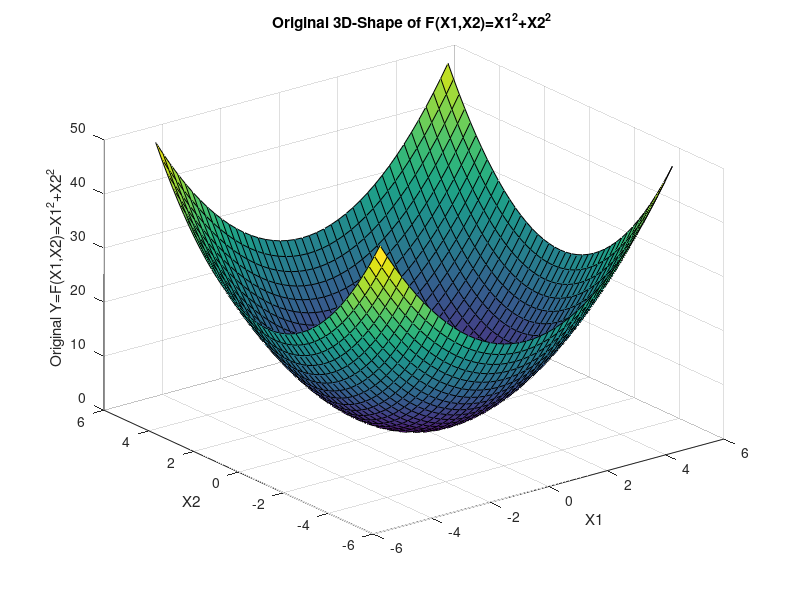

MATLAB code for this plot: (Note: this script raises an error after producing the figure.)


%%%%%%%%%%%%%% @copy by sobhan siamak


%%
clc;
clear ;
close all;

%X1=linspace(-5,5,41);
%X2=linspace(-5,5,41);
X1=[-5:0.25:5];
X2=[-5:0.25:5];


n=size(X1,2);
m=size(X2,2);
fuzzysetnumbers=7;

xmin=-5;
xmax=5;
ymin=0;
ymax=50;
pointx=41;
pointy=1681;
RBpoint=1681;
stepx=(xmax-xmin)/(fuzzysetnumbers-1);
stpx=0.25;
%stepx=1.666666;%because matlab calculate to 4 digit float

stepy=(ymax-ymin)/(fuzzysetnumbers-1);
%stepy=8.33333;%because matlab calculate to 4 digit float

Y=zeros(n,m);
for i=1:n
    for j=1:m
        Y(i,j)=X1(i).^2+X2(j).^2;
    end
end
surf(X1,X2,Y);
xlabel('X1');
ylabel('X2');
zlabel('Original Y=F(X1,X2)=X1^2+X2^2');
title('Original 3D-Shape of F(X1,X2)=X1^2+X2^2 ');


Fcentx=[xmin:stepx:xmax];
Fcenty=[ymin:stepy:ymax];

%RuleBase=cell(1,RBpoint);%RBpoint is the number of Rules or 1681 
RuleBase=zeros(RBpoint,4);%RBpoint is the number of Rules or 1681 
% attension that 4th Dimension is Firing Degree
index=0;% is the index of RuleBase Matrix
for x1=xmin:stpx:xmax
     for x2=xmin:stpx:xmax
        index=index+1;
 %%       %%%%%%%Fuzzysets on X1
        if(x1==xmin)%Fuzzyset#1 and Fuzzyset#2
            mu1=TriFuzzySetX(Fcentx(1)-stepx,Fcentx(1),Fcentx(1)+stepx,x1);
            mu2=TriFuzzySetX(Fcentx(2)-stepx,Fcentx(2),Fcentx(2)+stepx,x1);
            if(mu1>mu2)
                mux1=mu1;
                RuleBase(index,1)=1;
            end
            if(mu2>mu1)
                mux1=mu2;
                RuleBase(index,1)=2;
            end
        end%%%%%%%%%%%%%
        if(x1>xmin && x1<xmin+stepx)%Fuzzyset#1 and Fuzzyset#2
            mu1=TriFuzzySetX(Fcentx(1)-stepx,Fcentx(1),Fcentx(1)+stepx,x1);
            mu2=TriFuzzySetX(Fcentx(2)-stepx,Fcentx(2),Fcentx(2)+stepx,x1);
            if(mu1>mu2)
                mux1=mu1;
                RuleBase(index,1)=1;
            end
            if(mu2>mu1)
                mux1=mu2;
                RuleBase(index,1)=2;
            end
        end
        if(x1==xmin+stepx)%Fuzzyset#1,Fuzzyset#2 and Fuzzyset#3
            mu1=TriFuzzySetX(Fcentx(1)-stepx,Fcentx(1),Fcentx(1)+stepx,x1);
            mu2=TriFuzzySetX(Fcentx(2)-stepx,Fcentx(2),Fcentx(2)+stepx,x1);
            mu3=TriFuzzySetX(Fcentx(3)-stepx,Fcentx(3),Fcentx(3)+stepx,x1);
            mx=mu1;
            if(mu2>mx)
                mx=mu2;
            end
            if(mu3>mx)
                mx=mu3;
            end
            if(mx==mu1)
                mux1=mu1;
                RuleBase(index,1)=1;
            end
            if(mx==mu2)
                mux1=mu2;
                RuleBase(index,1)=2;
            end
            if(mx==mu3)
                mux1=mu3;
                RuleBase(index,1)=3;
            end
            
            
        end
        if(x1>xmin+stepx && x1<xmin+2*stepx)%Fuzzyset#2 and Fuzzyset#3
            mu2=TriFuzzySetX(Fcentx(2)-stepx,Fcentx(2),Fcentx(2)+stepx,x1);
            mu3=TriFuzzySetX(Fcentx(3)-stepx,Fcentx(3),Fcentx(3)+stepx,x1);
            if(mu2>mu3)
                mux1=mu2;
                RuleBase(index,1)=2;
            end
            if(mu3>mu2)
                mux1=mu3;
                RuleBase(index,1)=3;
            end
            
        end
        if(x1==xmin+2*stepx)%Fuzzyset#2,Fuzzyset#3 and Fuzzyset#4
            mu2=TriFuzzySetX(Fcentx(2)-stepx,Fcentx(2),Fcentx(2)+stepx,x1);
            mu3=TriFuzzySetX(Fcentx(3)-stepx,Fcentx(3),Fcentx(3)+stepx,x1);
            mu4=TriFuzzySetX(Fcentx(4)-stepx,Fcentx(4),Fcentx(4)+stepx,x1);
            mx=mu2;
            if(mu3>mx)
                mx=mu3;
            end
            if(mu4>mx)
                mx=mu4;
            end
            if(mx==mu2)
                mux1=mu2;
                RuleBase(index,1)=2;
            end
            if(mx==mu3)
                mux1=mu3;
                RuleBase(index,1)=3;
            end
            if(mx==mu4)
                mux1=mu4;
                RuleBase(index,1)=4;
            end
            
        end  %%%%%%%%%%
        if(x1>xmin+2*stepx && x1<xmin+3*stepx)%Fuzzyset#3 and Fuzzyset#4
            mu3=TriFuzzySetX(Fcentx(3)-stepx,Fcentx(3),Fcentx(3)+stepx,x1);
            mu4=TriFuzzySetX(Fcentx(4)-stepx,Fcentx(4),Fcentx(4)+stepx,x1);
            if(mu3>mu4)
                mux1=mu3;
                RuleBase(index,1)=3;
            end
            if(mu4>mu3)
                mux1=mu4;
                RuleBase(index,1)=4;
            end
        end %%%%%%%%%%
        if(x1==xmin+3*stepx)%Fuzzyset#3,Fuzzyset#4 and Fuzzyset#5
            mu3=TriFuzzySetX(Fcentx(3)-stepx,Fcentx(3),Fcentx(3)+stepx,x1);
            mu4=TriFuzzySetX(Fcentx(4)-stepx,Fcentx(4),Fcentx(4)+stepx,x1);
            mu5=TriFuzzySetX(Fcentx(5)-stepx,Fcentx(5),Fcentx(5)+stepx,x1);
            mx=mu3;
            if(mu4>mx)
                mx=mu4;
            end
            if(mu5>mx)
                mx=mu5;
            end
            if(mx==mu3)
                mux1=mu3;
                RuleBase(index,1)=3;
            end
            if(mx==mu4)
                mux1=mu4;
                RuleBase(index,1)=4;
            end
            if(mx==mu5)
                mux1=mu5;
                RuleBase(index,1)=5;
            end
        end  %%%%%%%%%%%%
        if(x1>xmin+3*stepx && x1<xmin+4*stepx)%Fuzzyset#4 and Fuzzyset#5
            mu4=TriFuzzySetX(Fcentx(4)-stepx,Fcentx(4),Fcentx(4)+stepx,x1);
            mu5=TriFuzzySetX(Fcentx(5)-stepx,Fcentx(5),Fcentx(5)+stepx,x1);
            if(mu4>mu5)
                mux1=mu4;
                RuleBase(index,1)=4;
            end
            if(mu5>mu4)
                mux1=mu5;
                RuleBase(index,1)=5;
            end
        end%%%%%%%%%%%%%%%%
        if(x1==xmin+4*stepx)%Fuzzyset#4,Fuzzyset#5 and Fuzzyset#6
            mu4=TriFuzzySetX(Fcentx(4)-stepx,Fcentx(4),Fcentx(4)+stepx,x1);
            mu5=TriFuzzySetX(Fcentx(5)-stepx,Fcentx(5),Fcentx(5)+stepx,x1);
            mu6=TriFuzzySetX(Fcentx(6)-stepx,Fcentx(6),Fcentx(6)+stepx,x1);
            mx=mu4;
            if(mu5>mx)
                mx=mu5;
            end
            if(mu6>mx)
                mx=mu6;
            end
            if(mx==mu4)
                mux1=mu4;
                RuleBase(index,1)=4;
            end
            if(mx==mu5)
                mux1=mu5;
                RuleBase(index,1)=5;
            end
            if(mx==mu6)
                mux1=mu6;
                RuleBase(index,1)=6;
            end
        end  %%%%%%%%%%%%%%%%
        if(x1>xmin+4*stepx && x1<xmin+5*stepx)%Fuzzyset#5 and Fuzzyset#6
            
            mu5=TriFuzzySetX(Fcentx(5)-stepx,Fcentx(5),Fcentx(5)+stepx,x1);
            mu6=TriFuzzySetX(Fcentx(6)-stepx,Fcentx(6),Fcentx(6)+stepx,x1);
            if(mu5>mu6)
                mux1=mu5;
                RuleBase(index,1)=5;
            end
            if(mu6>mu5)
                mux1=mu6;
                RuleBase(index,1)=6;
            end
            
        end  %%%%%%%%%%%%%%%%%%
        if(x1==xmin+5*stepx)%Fuzzyset#5, Fuzzyset#6 and Fuzzyset#7
            mu5=TriFuzzySetX(Fcentx(5)-stepx,Fcentx(5),Fcentx(5)+stepx,x1);
            mu6=TriFuzzySetX(Fcentx(6)-stepx,Fcentx(6),Fcentx(6)+stepx,x1);
            mu7=TriFuzzySetX(Fcentx(7)-stepx,Fcentx(7),Fcentx(7)+stepx,x1);
            mx=mu5;
            if(mu6>mx)
                mx=mu6;
            end
            if(mu7>mx)
                mx=mu7;
            end
            if(mx==mu5)
                mux1=mu5;
                RuleBase(index,1)=5;
            end
            if(mx==mu6)
                mux1=mu6;
                RuleBase(index,1)=6;
            end
            if(mx==mu7)
                mux1=mu7;
                RuleBase(index,1)=7;
            end
        end%%%%%%%%%%%%%%%%%
        if(x1>xmin+5*stepx && x1<xmin+6*stepx)%Fuzzyset#6 and Fuzzyset#7
            mu6=TriFuzzySetX(Fcentx(6)-stepx,Fcentx(6),Fcentx(6)+stepx,x1);
            mu7=TriFuzzySetX(Fcentx(7)-stepx,Fcentx(7),Fcentx(7)+stepx,x1);
            if(mu6>mu7)
                mux1=mu6;
                RuleBase(index,1)=6;
            end
            if(mu7>mu6)
                mux1=mu7;
                RuleBase(index,1)=7;
            end
        end  %%%%%%%%%%%%
        if(x1==xmin+6*stepx)%Fuzzyset#6 and Fuzzyset#7
            mu6=TriFuzzySetX(Fcentx(6)-stepx,Fcentx(6),Fcentx(6)+stepx,x1);
            mu7=TriFuzzySetX(Fcentx(7)-stepx,Fcentx(7),Fcentx(7)+stepx,x1);
            if(mu6>mu7)
                mux1=mu6;
                RuleBase(index,1)=6;
            end
            if(mu7>mu6)
                mux1=mu7;
                RuleBase(index,1)=7;
            end
        end
%%        %%%%%%Fuzzysets on X2
        if(x2==xmin)%Fuzzyset#1 and Fuzzyset#2
            mu1=TriFuzzySetX(Fcentx(1)-stepx,Fcentx(1),Fcentx(1)+stepx,x2);
            mu2=TriFuzzySetX(Fcentx(2)-stepx,Fcentx(2),Fcentx(2)+stepx,x2);
            if(mu1>mu2)
                mux2=mu1;
                RuleBase(index,2)=1;
            end
            if(mu2>mu1)
                mux2=mu2;
                RuleBase(index,2)=2;
            end
        end%%%%%%%%%%%%%%%
        if(x2>xmin && x2<xmin+stepx)%Fuzzyset#1 and Fuzzyset#2
            mu1=TriFuzzySetX(Fcentx(1)-stepx,Fcentx(1),Fcentx(1)+stepx,x2);
            mu2=TriFuzzySetX(Fcentx(2)-stepx,Fcentx(2),Fcentx(2)+stepx,x2);
            if(mu1>mu2)
                mux2=mu1;
                RuleBase(index,2)=1;
            end
            if(mu2>mu1)
                mux2=mu2;
                RuleBase(index,2)=2;
            end
        end%%%%%%%%%%%%%%%
        if(x2==xmin+stepx)%Fuzzyset#1,Fuzzyset#2 and Fuzzyset#3
            mu1=TriFuzzySetX(Fcentx(1)-stepx,Fcentx(1),Fcentx(1)+stepx,x2);
            mu2=TriFuzzySetX(Fcentx(2)-stepx,Fcentx(2),Fcentx(2)+stepx,x2);
            mu3=TriFuzzySetX(Fcentx(3)-stepx,Fcentx(3),Fcentx(3)+stepx,x2);
            mx=mu1;
            if(mu2>mx)
                mx=mu2;
            end
            if(mu3>mx)
                mx=mu3;
            end
            if(mx==mu1)
                mux2=mu1;
                RuleBase(index,2)=1;
            end
            if(mx==mu2)
                mux2=mu2;
                RuleBase(index,2)=2;
            end
            if(mx==mu3)
                mux2=mu3;
                RuleBase(index,2)=3;
            end
        end%%%%%%%%%%%%%%%%%%%%%
        if(x2>xmin+stepx && x2<xmin+2*stepx)%Fuzzyset#2 and Fuzzyset#3
            mu2=TriFuzzySetX(Fcentx(2)-stepx,Fcentx(2),Fcentx(2)+stepx,x2);
            mu3=TriFuzzySetX(Fcentx(3)-stepx,Fcentx(3),Fcentx(3)+stepx,x2);
            if(mu2>mu3)
                mux2=mu2;
                RuleBase(index,2)=2;
            end
            if(mu3>mu2)
                mux2=mu3;
                RuleBase(index,2)=3;
            end
            
            
        end%%%%%%%%%%%%%%%%%%
        if(x2==xmin+2*stepx)%Fuzzyset#2,Fuzzyset#3 and Fuzzyset#4
            mu2=TriFuzzySetX(Fcentx(2)-stepx,Fcentx(2),Fcentx(2)+stepx,x2);
            mu3=TriFuzzySetX(Fcentx(3)-stepx,Fcentx(3),Fcentx(3)+stepx,x2);
            mu4=TriFuzzySetX(Fcentx(4)-stepx,Fcentx(4),Fcentx(4)+stepx,x2);
            mx=mu2;
            if(mu3>mx)
                mx=mu3;
            end
            if(mu4>mx)
                mx=mu4;
            end
            if(mx==mu2)
                mux2=mu2;
                RuleBase(index,2)=2;
            end
            if(mx==mu3)
                mux2=mu3;
                RuleBase(index,2)=3;
            end
            if(mx==mu4)
                mux2=mu4;
                RuleBase(index,2)=4;
            end
            
        end %%%%%%%%%%%%%%%%
        if(x2>xmin+2*stepx && x2<xmin+3*stepx)%Fuzzyset#3 and Fuzzyset#4
            mu3=TriFuzzySetX(Fcentx(3)-stepx,Fcentx(3),Fcentx(3)+stepx,x2);
            mu4=TriFuzzySetX(Fcentx(4)-stepx,Fcentx(4),Fcentx(4)+stepx,x2);
            if(mu3>mu4)
                mux2=mu3;
                RuleBase(index,2)=3;
            end
            if(mu4>mu3)
                mux2=mu4;
                RuleBase(index,2)=4;
            end
        end%%%%%%%%%%%%%%
        if(x2==xmin+3*stepx)%Fuzzyset#3,Fuzzyset#4 and Fuzzyset#5
            mu3=TriFuzzySetX(Fcentx(3)-stepx,Fcentx(3),Fcentx(3)+stepx,x2);
            mu4=TriFuzzySetX(Fcentx(4)-stepx,Fcentx(4),Fcentx(4)+stepx,x2);
            mu5=TriFuzzySetX(Fcentx(5)-stepx,Fcentx(5),Fcentx(5)+stepx,x2);
            mx=mu3;
            if(mu4>mx)
                mx=mu4;
            end
            if(mu5>mx)
                mx=mu5;
            end
            if(mx==mu3)
                mux2=mu3;
                RuleBase(index,2)=3;
            end
            if(mx==mu4)
                mux2=mu4;
                RuleBase(index,2)=4;
            end
            if(mx==mu5)
                mux2=mu5;
                RuleBase(index,2)=5;
            end
        end %%%%%%%%%%%%%%%%%%%%%
        if(x2>xmin+3*stepx && x2<xmin+4*stepx)%Fuzzyset#4 and Fuzzyset#5
            mu4=TriFuzzySetX(Fcentx(4)-stepx,Fcentx(4),Fcentx(4)+stepx,x2);
            mu5=TriFuzzySetX(Fcentx(5)-stepx,Fcentx(5),Fcentx(5)+stepx,x2);
            if(mu4>mu5)
                mux2=mu4;
                RuleBase(index,2)=4;
            end
            if(mu5>mu4)
                mux2=mu5;
                RuleBase(index,2)=5;
            end
        end %%%%%%%%%%%%%%
        if(x2==xmin+4*stepx)%Fuzzyset#4,Fuzzyset#5 and Fuzzyset#6
            mu4=TriFuzzySetX(Fcentx(4)-stepx,Fcentx(4),Fcentx(4)+stepx,x2);
            mu5=TriFuzzySetX(Fcentx(5)-stepx,Fcentx(5),Fcentx(5)+stepx,x2);
            mu6=TriFuzzySetX(Fcentx(6)-stepx,Fcentx(6),Fcentx(6)+stepx,x2);
            mx=mu4;
            if(mu5>mx)
                mx=mu5;
            end
            if(mu6>mx)
                mx=mu6;
            end
            if(mx==mu4)
                mux2=mu4;
                RuleBase(index,2)=4;
            end
            if(mx==mu5)
                mux2=mu5;
                RuleBase(index,2)=5;
            end
            if(mx==mu6)
                mux2=mu6;
                RuleBase(index,2)=6;
            end
        end%%%%%%%%%%%%%%%%%%%%%
        if(x2>xmin+4*stepx && x2<xmin+5*stepx)%Fuzzyset#5 and Fuzzyset#6
            mu5=TriFuzzySetX(Fcentx(5)-stepx,Fcentx(5),Fcentx(5)+stepx,x2);
            mu6=TriFuzzySetX(Fcentx(6)-stepx,Fcentx(6),Fcentx(6)+stepx,x2);
            if(mu5>mu6)
                mux2=mu5;
                RuleBase(index,2)=5;
            end
            if(mu6>mu5)
                mux2=mu6;
                RuleBase(index,2)=6;
            end
        end%%%%%%%%%%%%%%%%%%%%%%%%
        if(x2==xmin+5*stepx)%Fuzzyset#5, Fuzzyset#6 and Fuzzyset#7
            mu5=TriFuzzySetX(Fcentx(5)-stepx,Fcentx(5),Fcentx(5)+stepx,x2);
            mu6=TriFuzzySetX(Fcentx(6)-stepx,Fcentx(6),Fcentx(6)+stepx,x2);
            mu7=TriFuzzySetX(Fcentx(7)-stepx,Fcentx(7),Fcentx(7)+stepx,x2);
            mx=mu5;
            if(mu6>mx)
                mx=mu6;
            end
            if(mu7>mx)
                mx=mu7;
            end
            if(mx==mu5)
                mux2=mu5;
                RuleBase(index,2)=5;
            end
            if(mx==mu6)
                mux2=mu6;
                RuleBase(index,2)=6;
            end
            if(mx==mu7)
                mux2=mu7;
                RuleBase(index,2)=7;
            end
        end%%%%%%%%%%%%%%%%%%
        if(x2>xmin+5*stepx && x2<xmin+6*stepx)%Fuzzyset#6 and Fuzzyset#7
            mu6=TriFuzzySetX(Fcentx(6)-stepx,Fcentx(6),Fcentx(6)+stepx,x2);
            mu7=TriFuzzySetX(Fcentx(7)-stepx,Fcentx(7),Fcentx(7)+stepx,x2);
            if(mu6>mu7)
                mux2=mu6;
                RuleBase(index,2)=6;
            end
            if(mu7>mu6)
                mux2=mu7;
                RuleBase(index,2)=7;
            end
        end%%%%%%%%%%%%%%%%%%%%%%
        if(x2==xmin+6*stepx)%Fuzzyset#6 and Fuzzyset#7
            mu6=TriFuzzySetX(Fcentx(6)-stepx,Fcentx(6),Fcentx(6)+stepx,x2);
            mu7=TriFuzzySetX(Fcentx(7)-stepx,Fcentx(7),Fcentx(7)+stepx,x2);
            if(mu6>mu7)
                mux2=mu6;
                RuleBase(index,2)=6;
            end
            if(mu7>mu6)
                mux2=mu7;
                RuleBase(index,2)=7;
            end
        end%%%%%%%%%%%%%%%
        
          y=x1^2+x2^2; 
%%        %%%%%%%%Fuzzysets on Y
        if(y==ymin)%Fuzzyset#1 and Fuzzyset#2
            mu1=TriFuzzySetY(Fcenty(1)-stepy,Fcenty(1),Fcenty(1)+stepy,y);
            mu2=TriFuzzySetY(Fcenty(2)-stepy,Fcenty(2),Fcenty(2)+stepy,y);
            if(mu1>mu2)
                muy=mu1;
                RuleBase(index,3)=1;
            end
            if(mu2>mu1)
                muy=mu2;
                RuleBase(index,3)=2;
            end
        end%%%%%%%%%%%%%%%%
        if(y>ymin && y<ymin+stepy)%Fuzzyset#1 and Fuzzyset#2
            mu1=TriFuzzySetY(Fcenty(1)-stepy,Fcenty(1),Fcenty(1)+stepy,y);
            mu2=TriFuzzySetY(Fcenty(2)-stepy,Fcenty(2),Fcenty(2)+stepy,y);
            if(mu1>mu2)
                muy=mu1;
                RuleBase(index,3)=1;
            end
            if(mu2>mu1)
                muy=mu2;
                RuleBase(index,3)=2;
            end
        end%%%%%%%%%%%%%%%%
        if(y==ymin+stepy)%Fuzzyset#1,Fuzzyset#2 and Fuzzyset#3
            mu1=TriFuzzySetY(Fcenty(1)-stepy,Fcenty(1),Fcenty(1)+stepy,y);
            mu2=TriFuzzySetY(Fcenty(2)-stepy,Fcenty(2),Fcenty(2)+stepy,y);
            mu3=TriFuzzySetY(Fcenty(3)-stepy,Fcenty(3),Fcenty(3)+stepy,y);
            mx=mu1;
            if(mu2>mx)
                mx=mu2;
            end
            if(mu3>mx)
                mx=mu3;
            end
            if(mx==mu1)
                muy=mu1;
                RuleBase(index,3)=1;
            end
            if(mx==mu2)
                muy=mu2;
                RuleBase(index,3)=2;
            end
            if(mx==mu3)
                muy=mu3;
                RuleBase(index,3)=3;
            end
            
        end%%%%%%%%%%%%%%%%%%%
        if(y>ymin+stepy && y<ymin+2*stepy)%Fuzzyset#2 and Fuzzyset#3
            mu2=TriFuzzySetY(Fcenty(2)-stepy,Fcenty(2),Fcenty(2)+stepy,y);
            mu3=TriFuzzySetY(Fcenty(3)-stepy,Fcenty(3),Fcenty(3)+stepy,y);
            if(mu2>mu3)
                muy=mu2;
                RuleBase(index,3)=2;
            end
            if(mu3>mu2)
                muy=mu3;
                RuleBase(index,3)=3;
            end
            
        end%%%%%%%%%%%%%%%%%
        if(y==ymin+2*stepy)%Fuzzyset#2,Fuzzyset#3 and Fuzzyset#4
            mu2=TriFuzzySetY(Fcenty(2)-stepy,Fcenty(2),Fcenty(2)+stepy,y);
            mu3=TriFuzzySetY(Fcenty(3)-stepy,Fcenty(3),Fcenty(3)+stepy,y);
            mu4=TriFuzzySetY(Fcenty(4)-stepy,Fcenty(4),Fcenty(4)+stepy,y);
            mx=mu2;
            if(mu3>mx)
                mx=mu3;
            end
            if(mu4>mx)
                mx=mu4;
            end
            if(mx==mu2)
                muy=mu2;
                RuleBase(index,3)=2;
            end
            if(mx==mu3)
                muy=mu3;
                RuleBase(index,3)=3;
            end
            if(mx==mu4)
                muy=mu4;
                RuleBase(index,3)=4;
            end
        end%%%%%%%%%%%%%%%%%%
        if(y>ymin+2*stepy && y<ymin+3*stepy)%Fuzzyset#3 and Fuzzyset#4
            mu3=TriFuzzySetY(Fcenty(3)-stepy,Fcenty(3),Fcenty(3)+stepy,y);
            mu4=TriFuzzySetY(Fcenty(4)-stepy,Fcenty(4),Fcenty(4)+stepy,y);
            if(mu3>mu4)
                muy=mu3;
                RuleBase(index,3)=3;
            end
            if(mu4>mu3)
                muy=mu4;
                RuleBase(index,3)=4;
            end
        end%%%%%%%%%%%%%%%%%%%
        if(y==ymin+3*stepy)%Fuzzyset#3,Fuzzyset#4 and Fuzzyset#5
            mu3=TriFuzzySetY(Fcenty(3)-stepy,Fcenty(3),Fcenty(3)+stepy,y);
            mu4=TriFuzzySetY(Fcenty(4)-stepy,Fcenty(4),Fcenty(4)+stepy,y);
            mu5=TriFuzzySetY(Fcenty(5)-stepy,Fcenty(5),Fcenty(5)+stepy,y);
            mx=mu3;
            if(mu4>mx)
                mx=mu4;
            end
            if(mu5>mx)
                mx=mu5;
            end
            if(mx==mu3)
                muy=mu3;
                RuleBase(index,3)=3;
            end
            if(mx==mu4)
                muy=mu4;
                RuleBase(index,3)=4;
            end
            if(mx==mu5)
                muy=mu5;
                RuleBase(index,3)=5;
            end
        end%%%%%%%%%%%%%%%%
        if(y>ymin+3*stepy && y<ymin+4*stepy)%Fuzzyset#4 and Fuzzyset#5
            mu4=TriFuzzySetY(Fcenty(4)-stepy,Fcenty(4),Fcenty(4)+stepy,y);
            mu5=TriFuzzySetY(Fcenty(5)-stepy,Fcenty(5),Fcenty(5)+stepy,y);
            if(mu4>mu5)
                muy=mu4;
                RuleBase(index,3)=4;
            end
            if(mu5>mu4)
                muy=mu5;
                RuleBase(index,3)=5;
            end
        end%%%%%%%%%%%%%%%%
        if(y==ymin+4*stepy)%Fuzzyset#4,Fuzzyset#5 and Fuzzyset#6
            mu4=TriFuzzySetY(Fcenty(4)-stepy,Fcenty(4),Fcenty(4)+stepy,y);
            mu5=TriFuzzySetY(Fcenty(5)-stepy,Fcenty(5),Fcenty(5)+stepy,y);
            mu6=TriFuzzySetY(Fcenty(6)-stepy,Fcenty(6),Fcenty(6)+stepy,y);
            mx=mu4;
            if(mu5>mx)
                mx=mu5;
            end
            if(mu6>mx)
                mx=mu6;
            end
            if(mx==mu4)
                muy=mu4;
                RuleBase(index,3)=4;
            end
            if(mx==mu5)
                muy=mu5;
                RuleBase(index,3)=5;
            end
            if(mx==mu6)
                muy=mu6;
                RuleBase(index,3)=6;
            end
        end%%%%%%%%%%%%%%%
        if(y>ymin+4*stepy && y<ymin+5*stepy)%Fuzzyset#5 and Fuzzyset#6
            mu5=TriFuzzySetY(Fcenty(5)-stepy,Fcenty(5),Fcenty(5)+stepy,y);
            mu6=TriFuzzySetY(Fcenty(6)-stepy,Fcenty(6),Fcenty(6)+stepy,y);
            if(mu5>mu6)
                muy=mu5;
                RuleBase(index,3)=5;
            end
            if(mu6>mu5)
                muy=mu6;
                RuleBase(index,3)=6;
            end
            
        end%%%%%%%%%%%%%%%
        if(y==ymin+5*stepy)%Fuzzyset#5, Fuzzyset#6 and Fuzzyset#7
            mu5=TriFuzzySetY(Fcenty(5)-stepy,Fcenty(5),Fcenty(5)+stepy,y);
            mu6=TriFuzzySetY(Fcenty(6)-stepy,Fcenty(6),Fcenty(6)+stepy,y);
            mu7=TriFuzzySetY(Fcenty(7)-stepy,Fcenty(7),Fcenty(7)+stepy,y);
            mx=mu5;
            if(mu6>mx)
                mx=mu6;
            end
            if(mu7>mx)
                mx=mu7;
            end
            if(mx==mu5)
                muy=mu5;
                RuleBase(index,3)=5;
            end
            if(mx==mu6)
                muy=mu6;
                RuleBase(index,3)=6;
            end
            if(mx==mu7)
                muy=mu7;
                RuleBase(index,3)=7;
            end
        end%%%%%%%%%%%%%%%
        if(y>ymin+5*stepy && y<ymin+6*stepy)%Fuzzyset#6 and Fuzzyset#7
            mu6=TriFuzzySetY(Fcenty(6)-stepy,Fcenty(6),Fcenty(6)+stepy,y);
            mu7=TriFuzzySetY(Fcenty(7)-stepy,Fcenty(7),Fcenty(7)+stepy,y);
            if(mu6>mu7)
                muy=mu6;
                RuleBase(index,3)=6;
            end
            if(mu7>mu6)
                muy=mu7;
                RuleBase(index,3)=7;
            end
        end%%%%%%%%%%%%%%
        if(y==ymin+6*stepy)%Fuzzyset#6 and Fuzzyset#7
            mu6=TriFuzzySetY(Fcenty(6)-stepy,Fcenty(6),Fcenty(6)+stepy,y);
            mu7=TriFuzzySetY(Fcenty(7)-stepy,Fcenty(7),Fcenty(7)+stepy,y);
            if(mu6>mu7)
                muy=mu6;
                RuleBase(index,3)=6;
            end
            if(mu7>mu6)
                muy=mu7;
                RuleBase(index,3)=7;
            end
        end%%%%%%%%%%%%%
         
  %%%%location of Firing degree=mux1*mux2*muy=index4 of RuleBase Matrix
        RuleBase(index,4)=(mux1*mux2*muy);
      
        %index=index+1;
    end
   % index=index+1;
   
end



%% Delete Conflict and Same Rule Bases and Select one of them

RuleBaseFinal=zeros(7,7);
FDegree=zeros(7,7);
[m2,n2]=size(RuleBaseFinal);
m1=size(RuleBase,1);
for i=1:m1
   for j=1:m2
       for k=1:n2
           if((RuleBase(i,1)==j)&&(RuleBase(i,2)==k)&&FDegree(j,k)<RuleBase(i,4))
               RuleBaseFinal(j,k)=RuleBase(i,3);
               FDegree(j,k)=RuleBase(i,4);
           end
           
       end
   end
    
end
disp('*********************Part A*****************')
disp('--------------------------------------------')
disp('Final Rule Base in Part A is:');
disp(RuleBaseFinal);

%% Start Gradient Decsent Algorithm
RuleBaseSugeno=zeros(m2,n2);
for i=1:m2
    for j=1:n2
        if(RuleBaseFinal(i,j)==1)
            RuleBaseSugeno(i,j)=Fcenty(1);
        end
        if(RuleBaseFinal(i,j)==2)
            RuleBaseSugeno(i,j)=Fcenty(2);
        end
        if(RuleBaseFinal(i,j)==3)
            RuleBaseSugeno(i,j)=Fcenty(3);
        end
        if(RuleBaseFinal(i,j)==4)
            RuleBaseSugeno(i,j)=Fcenty(4);
        end
        if(RuleBaseFinal(i,j)==5)
            RuleBaseSugeno(i,j)=Fcenty(5);
        end
        if(RuleBaseFinal(i,j)==6)
            RuleBaseSugeno(i,j)=Fcenty(6);
        end
        if(RuleBaseFinal(i,j)==7)
            RuleBaseSugeno(i,j)=Fcenty(7);
        end       
          
        
    end
end


disp('Final Rule Base Sugeno in Part A is:');
disp(RuleBaseSugeno);



%% Calculate MSE on Train Data
% YtrueTrain=zeros(41,41);
% YhatTrain=zeros(41,41);
% indexi=0;
% indexj=0;



RuleBase2=zeros(1681,3);
indexr=0;
for i=1:41      
     x1=xmin+(i-1)*stpx;
     for j=1 :41
         x2=xmin+(j-1)*stpx;
         indexr=indexr+1;
         RuleBase2(indexr,1)=x1;
         RuleBase2(indexr,2)=x2;
         RuleBase2(indexr,3)=x1.^2+x2.^2;
                 
     end
        
end
%%for iteration=1:100
    %for epoch=1:16
 Winit=zeros(7,7);   
 Wfire=zeros(7,7);
 RuleBaseSugenoFinal=RuleBaseSugeno;
 alpha1=0.1;
 alpha2=0.01;
 alpha3=0.001;
 alpha4=0.0001;
 iteration=250;
 MSEonTrain=zeros(1,iteration);
for i=1:iteration  
      
      indx=randi(1681,[1,16]);
   for epoch=1:16
%     for x1=xmin:stpx:xmax
        flag1=0;
%         indexi=indexi+1;
       x1=RuleBase2(indx(epoch),1);
       x2=RuleBase2(indx(epoch),2);
       ytrue=RuleBase2(indx(epoch),3);
        if(x1==xmin)%Fuzzyset#1 and Fuzzyset#2
            num11=1;
            num12=2;
            mutx11=TriFuzzySetX(Fcentx(1)-stepx,Fcentx(1),Fcentx(1)+stepx,x1);
            mutx12=TriFuzzySetX(Fcentx(2)-stepx,Fcentx(2),Fcentx(2)+stepx,x1);
            
        end%%%%%%%%%%%%%%%%%
        if((x1>xmin) && (x1<xmin+stepx))%Fuzzyset#1 and Fuzzyset#2
            num11=1;
            num12=2;
            mutx11=TriFuzzySetX(Fcentx(1)-stepx,Fcentx(1),Fcentx(1)+stepx,x1);
            mutx12=TriFuzzySetX(Fcentx(2)-stepx,Fcentx(2),Fcentx(2)+stepx,x1);
            
        end%%%%%%%%%%%%%%%%%
        if(x1==xmin+stepx)%Fuzzyset#1,Fuzzyset#2 and Fuzzyset#3
            num11=1;
            num12=2;
            num13=3;
            mutx11=TriFuzzySetX(Fcentx(1)-stepx,Fcentx(1),Fcentx(1)+stepx,x1);
            mutx12=TriFuzzySetX(Fcentx(2)-stepx,Fcentx(2),Fcentx(2)+stepx,x1);
            mutx13=TriFuzzySetX(Fcentx(3)-stepx,Fcentx(3),Fcentx(3)+stepx,x1);
            flag1=1;
        end%%%%%%%%%%%%%%%%%
        if(x1>xmin+stepx && x1<xmin+2*stepx)%Fuzzyset#2 and Fuzzyset#3
            num11=2;
            num12=3;
            mutx11=TriFuzzySetX(Fcentx(2)-stepx,Fcentx(2),Fcentx(2)+stepx,x1);
            mutx12=TriFuzzySetX(Fcentx(3)-stepx,Fcentx(3),Fcentx(3)+stepx,x1);
            
        end%%%%%%%%%%%%%%%%%
        if(x1==xmin+2*stepx)%Fuzzyset#2,Fuzzyset#3 and Fuzzyset#4
            num11=2;
            num12=3;
            num13=4;
            mutx11=TriFuzzySetX(Fcentx(2)-stepx,Fcentx(2),Fcentx(2)+stepx,x1);
            mutx12=TriFuzzySetX(Fcentx(3)-stepx,Fcentx(3),Fcentx(3)+stepx,x1);
            mutx13=TriFuzzySetX(Fcentx(4)-stepx,Fcentx(4),Fcentx(4)+stepx,x1);
            flag1=1;
        end%%%%%%%%%%%%%%%
        if(x1>xmin+2*stepx && x1<xmin+3*stepx)%Fuzzyset#3 and Fuzzyset#4
            num11=3;
            num12=4;
            mutx11=TriFuzzySetX(Fcentx(3)-stepx,Fcentx(3),Fcentx(3)+stepx,x1);
            mutx12=TriFuzzySetX(Fcentx(4)-stepx,Fcentx(4),Fcentx(4)+stepx,x1);           
            
        end%%%%%%%%%%%%%%%
        if(x1==xmin+3*stepx)%Fuzzyset#3,Fuzzyset#4 and Fuzzyset#5
            num11=3;
            num12=4;
            num13=5;
            mutx11=TriFuzzySetX(Fcentx(3)-stepx,Fcentx(3),Fcentx(3)+stepx,x1);
            mutx12=TriFuzzySetX(Fcentx(4)-stepx,Fcentx(4),Fcentx(4)+stepx,x1);
            mutx13=TriFuzzySetX(Fcentx(5)-stepx,Fcentx(5),Fcentx(5)+stepx,x1);
            flag1=1;
        end%%%%%%%%%%%%%%%%
        if(x1>xmin+3*stepx && x1<xmin+4*stepx)%Fuzzyset#4 and Fuzzyset#5
            num11=4;
            num12=5;
            mutx11=TriFuzzySetX(Fcentx(4)-stepx,Fcentx(4),Fcentx(4)+stepx,x1);
            mutx12=TriFuzzySetX(Fcentx(5)-stepx,Fcentx(5),Fcentx(5)+stepx,x1);
            
        end%%%%%%%%%%%%%%%%
        if(x1==xmin+4*stepx)%Fuzzyset#4,Fuzzyset#5 and Fuzzyset#6
            num11=4;
            num12=5;
            num13=6;
            mutx11=TriFuzzySetX(Fcentx(4)-stepx,Fcentx(4),Fcentx(4)+stepx,x1);
            mutx12=TriFuzzySetX(Fcentx(5)-stepx,Fcentx(5),Fcentx(5)+stepx,x1);
            mutx13=TriFuzzySetX(Fcentx(6)-stepx,Fcentx(6),Fcentx(6)+stepx,x1);
            flag1=1;
        end%%%%%%%%%%%%%%%
        if(x1>xmin+4*stepx && x1<xmin+5*stepx)%Fuzzyset#5 and Fuzzyset#6
            num11=5;
            num12=6;
            mutx11=TriFuzzySetX(Fcentx(5)-stepx,Fcentx(5),Fcentx(5)+stepx,x1);
            mutx12=TriFuzzySetX(Fcentx(6)-stepx,Fcentx(6),Fcentx(6)+stepx,x1);
            
        end%%%%%%%%%%%%%%
        if(x1==xmin+5*stepx)%Fuzzyset#5, Fuzzyset#6 and Fuzzyset#7
            num11=5;
            num12=6;
            num13=7;
            mutx11=TriFuzzySetX(Fcentx(5)-stepx,Fcentx(5),Fcentx(5)+stepx,x1);
            mutx12=TriFuzzySetX(Fcentx(6)-stepx,Fcentx(6),Fcentx(6)+stepx,x1);
            mutx13=TriFuzzySetX(Fcentx(7)-stepx,Fcentx(7),Fcentx(7)+stepx,x1);
            flag1=1;
        end%%%%%%%%%%%%%%
        if(x1>xmin+5*stepx && x1<xmin+6*stepx)%Fuzzyset#6 and Fuzzyset#7
            num11=6;
            num12=7;
            mutx11=TriFuzzySetX(Fcentx(6)-stepx,Fcentx(6),Fcentx(6)+stepx,x1);
            mutx12=TriFuzzySetX(Fcentx(7)-stepx,Fcentx(7),Fcentx(7)+stepx,x1);
            
        end%%%%%%%%%%%%%%
        if(x1==xmin+6*stepx)%Fuzzyset#6 and Fuzzyset#7
            num11=6;
            num12=7;
            mutx11=TriFuzzySetX(Fcentx(6)-stepx,Fcentx(6),Fcentx(6)+stepx,x1);
            mutx12=TriFuzzySetX(Fcentx(7)-stepx,Fcentx(7),Fcentx(7)+stepx,x1);
            
            
        end%%%%%%%%%%%%%
        
  
  
  %%        %%%%%%Fuzzysets on X2Train
  
%     for x2=xmin:stpx:xmax
        flag2=0;
%         indexj=indexj+1;
        if(x2==xmin)%Fuzzyset#1 and Fuzzyset#2
            num21=1;
            num22=2;
            mutx21=TriFuzzySetX(Fcentx(1)-stepx,Fcentx(1),Fcentx(1)+stepx,x2);
            mutx22=TriFuzzySetX(Fcentx(2)-stepx,Fcentx(2),Fcentx(2)+stepx,x2);
            
        end%%%%%%%%%%%%%%%%%
        if(x2>xmin && x2<xmin+stepx)%Fuzzyset#1 and Fuzzyset#2
            num21=1;
            num22=2;
            mutx21=TriFuzzySetX(Fcentx(1)-stepx,Fcentx(1),Fcentx(1)+stepx,x2);
            mutx22=TriFuzzySetX(Fcentx(2)-stepx,Fcentx(2),Fcentx(2)+stepx,x2);
            
        end%%%%%%%%%%%%%%%%%
        if(x2==xmin+stepx)%Fuzzyset#1,Fuzzyset#2 and Fuzzyset#3
            num21=1;
            num22=2;
            num23=3;
            mutx21=TriFuzzySetX(Fcentx(1)-stepx,Fcentx(1),Fcentx(1)+stepx,x2);
            mutx22=TriFuzzySetX(Fcentx(2)-stepx,Fcentx(2),Fcentx(2)+stepx,x2);
            mutx23=TriFuzzySetX(Fcentx(3)-stepx,Fcentx(3),Fcentx(3)+stepx,x2);
            flag2=1;
            
        end%%%%%%%%%%%%%%%%%
        if(x2>xmin+stepx && x2<xmin+2*stepx)%Fuzzyset#2 and Fuzzyset#3
            num21=2;
            num22=3;
            mutx21=TriFuzzySetX(Fcentx(2)-stepx,Fcentx(2),Fcentx(2)+stepx,x2);
            mutx22=TriFuzzySetX(Fcentx(3)-stepx,Fcentx(3),Fcentx(3)+stepx,x2);
        end%%%%%%%%%%%%%%%%%
        if(x2==xmin+2*stepx)%Fuzzyset#2,Fuzzyset#3 and Fuzzyset#4
            num21=2;
            num22=3;
            num23=4;
            mutx21=TriFuzzySetX(Fcentx(2)-stepx,Fcentx(2),Fcentx(2)+stepx,x2);
            mutx22=TriFuzzySetX(Fcentx(3)-stepx,Fcentx(3),Fcentx(3)+stepx,x2);
            mutx23=TriFuzzySetX(Fcentx(4)-stepx,Fcentx(4),Fcentx(4)+stepx,x2);
            flag2=1;
        end%%%%%%%%%%%%%%%
        if(x2>xmin+2*stepx && x2<xmin+3*stepx)%Fuzzyset#3 and Fuzzyset#4
            num21=3;
            num22=4;
            mutx21=TriFuzzySetX(Fcentx(3)-stepx,Fcentx(3),Fcentx(3)+stepx,x2);
            mutx22=TriFuzzySetX(Fcentx(4)-stepx,Fcentx(4),Fcentx(4)+stepx,x2); 
            
        end%%%%%%%%%%%%%%%
        if(x2==xmin+3*stepx)%Fuzzyset#3,Fuzzyset#4 and Fuzzyset#5
            num21=3;
            num22=4;
            num23=5;
            mutx21=TriFuzzySetX(Fcentx(3)-stepx,Fcentx(3),Fcentx(3)+stepx,x2);
            mutx22=TriFuzzySetX(Fcentx(4)-stepx,Fcentx(4),Fcentx(4)+stepx,x2);
            mutx23=TriFuzzySetX(Fcentx(5)-stepx,Fcentx(5),Fcentx(5)+stepx,x2);
            flag2=1;
        end%%%%%%%%%%%%%%%%
        if(x2>xmin+3*stepx && x2<xmin+4*stepx)%Fuzzyset#4 and Fuzzyset#5
            num21=4;
            num22=5;
            mutx21=TriFuzzySetX(Fcentx(4)-stepx,Fcentx(4),Fcentx(4)+stepx,x2);
            mutx22=TriFuzzySetX(Fcentx(5)-stepx,Fcentx(5),Fcentx(5)+stepx,x2);
            
        end%%%%%%%%%%%%%%%%
        if(x2==xmin+4*stepx)%Fuzzyset#4,Fuzzyset#5 and Fuzzyset#6
            num21=4;
            num22=5;
            num23=6;
            mutx21=TriFuzzySetX(Fcentx(4)-stepx,Fcentx(4),Fcentx(4)+stepx,x2);
            mutx22=TriFuzzySetX(Fcentx(5)-stepx,Fcentx(5),Fcentx(5)+stepx,x2);
            mutx23=TriFuzzySetX(Fcentx(6)-stepx,Fcentx(6),Fcentx(6)+stepx,x2);
            flag2=1;
            
        end%%%%%%%%%%%%%%%
        if(x2>xmin+4*stepx && x2<xmin+5*stepx)%Fuzzyset#5 and Fuzzyset#6
            num21=5;
            num22=6;
            mutx21=TriFuzzySetX(Fcentx(5)-stepx,Fcentx(5),Fcentx(5)+stepx,x2);
            mutx22=TriFuzzySetX(Fcentx(6)-stepx,Fcentx(6),Fcentx(6)+stepx,x2);
           
        end%%%%%%%%%%%%%%
        if(x2==xmin+5*stepx)%Fuzzyset#5, Fuzzyset#6 and Fuzzyset#7
            num21=5;
            num22=6;
            num23=7;
            mutx21=TriFuzzySetX(Fcentx(5)-stepx,Fcentx(5),Fcentx(5)+stepx,x2);
            mutx22=TriFuzzySetX(Fcentx(6)-stepx,Fcentx(6),Fcentx(6)+stepx,x2);
            mutx23=TriFuzzySetX(Fcentx(7)-stepx,Fcentx(7),Fcentx(7)+stepx,x2);
            flag2=1;
        end%%%%%%%%%%%%%%
        if(x2>xmin+5*stepx && x2<xmin+6*stepx)%Fuzzyset#6 and Fuzzyset#7
            num21=6;
            num22=7;
            mutx21=TriFuzzySetX(Fcentx(6)-stepx,Fcentx(6),Fcentx(6)+stepx,x2);
            mutx22=TriFuzzySetX(Fcentx(7)-stepx,Fcentx(7),Fcentx(7)+stepx,x2);
            
        end%%%%%%%%%%%%%%
        if(x2==xmin+6*stepx)%Fuzzyset#6 and Fuzzyset#7
            num21=6;
            num22=7;
            mutx21=TriFuzzySetX(Fcentx(6)-stepx,Fcentx(6),Fcentx(6)+stepx,x2);
            mutx22=TriFuzzySetX(Fcentx(7)-stepx,Fcentx(7),Fcentx(7)+stepx,x2);
        end%%%%%%%%%%%%%
        %%%%%%%%
        %%%%%%%%%%
        %%%%%%%% location of yhat and call zcoa
         if(flag1==0 && flag2==0)%%%%%ZCOA22
          [yhat,Wfire]=ZCOA22(num11,num12,num21,num22,mutx11,mutx12,mutx21,mutx22,RuleBaseSugeno,Wfire);
         end
         if(flag1==0 && flag2==1)%%%%%ZCOA23
          [yhat,Wfire]=ZCOA23(num11,num12,num21,num22,num23,mutx11,mutx12,mutx21,mutx22,mutx23,RuleBaseSugeno,Wfire);
         end
         if(flag1==1 && flag2==0)%%%%%ZCOA32
          [yhat,Wfire]=ZCOA32(num11,num12,num13,num21,num22,mutx11,mutx12,mutx13,mutx21,mutx22,RuleBaseSugeno,Wfire);
         end
         if(flag1==1 && flag2==1)%%%%%ZCOA33
          [yhat,Wfire]=ZCOA33(num11,num12,num13,num21,num22,num23,mutx11,mutx12,mutx13,mutx21,mutx22,mutx23,RuleBaseSugeno,Wfire);
         end
%          YtrueTrain(indexi,indexj)=(x1.^2+x2.^2);
%          YhatTrain(indexi,indexj) =yhat;
%      end%%%%%%%%%%%%%%%%%%%%end of second for
%      indexj=0;
%    end%%%%%%%%%%%%%%%end of first for

    
            Winit=Wfire+(yhat-ytrue)*Wfire;
%             Winit=(yhat-ytrue)*Wfire;

%             Winit=Winit+(yhat-ytrue)*Wfire;

%             Winit=Wfire;
             
           Winit=Winit/sum(sum(Wfire));%% Normalization
               
        
    end%%%%%% end of epoch
    
    
      %%%%%% location of update RuleBaseSugeno or Fuzzy centers
      RuleBaseSugenoFinal=RuleBaseSugenoFinal-(alpha1*Winit);
      MSEonTrain(1,i)=MSECalculate(xmin,stpx,xmax,stepx,Fcentx,RuleBaseSugenoFinal,Wfire);
%       Wfire=zeros(7,7);
end %%%%%% end of iteration
% end
figure(2)
plot(MSEonTrain,'r');
% title('Alpha=0.0001');
xlabel('iteration');
ylabel('MSE');
MSEF=sum(MSEonTrain)/(2*iteration);

disp('*************** Mean MSE on Train Data with Gradient Descent Method***********');
disp('**********************************************************');
disp(['Mean of iteration MSE on Train Data is ' num2str(MSEF)]);
('**********************************************************************************');





%% Test Part


MSETest=zeros(1,100);
run=100;
%%%%%%% 100 times RUN  %%%%%%% location of Run For

for k=1:run

   
    
    
   [Ytrue,YhatTest,m]=EstimationYTest(xmin,stepx,Fcentx,RuleBaseSugenoFinal);
   MSETest(k)=(sum(sum((YhatTest-Ytrue).^2)))/(2*m); 
   

end



MeanMSE=(sum(MSETest)/run);
VarMSE=var(MSETest);
StdMSE=std(MSETest);



disp('*******************************************************');
disp('Report MSE ,Variance and Standard Deviation on Test Data with Gradient Descent Algorithm');
disp('********************************************************');
disp(['Final mean of MSE on Test Data with Gradient Descent Algorithm is:    ' num2str(MeanMSE)]);
disp('**************************')
disp(['Variance of MSE on Test Data with Gradient Descent Algorithm is:      ' num2str(VarMSE)]);
disp('**************************')
disp(['Standard Deviation of MSE on Test Data with Gradient Descent Algorithm is:   ' num2str(StdMSE)]);
disp('**************************')
      